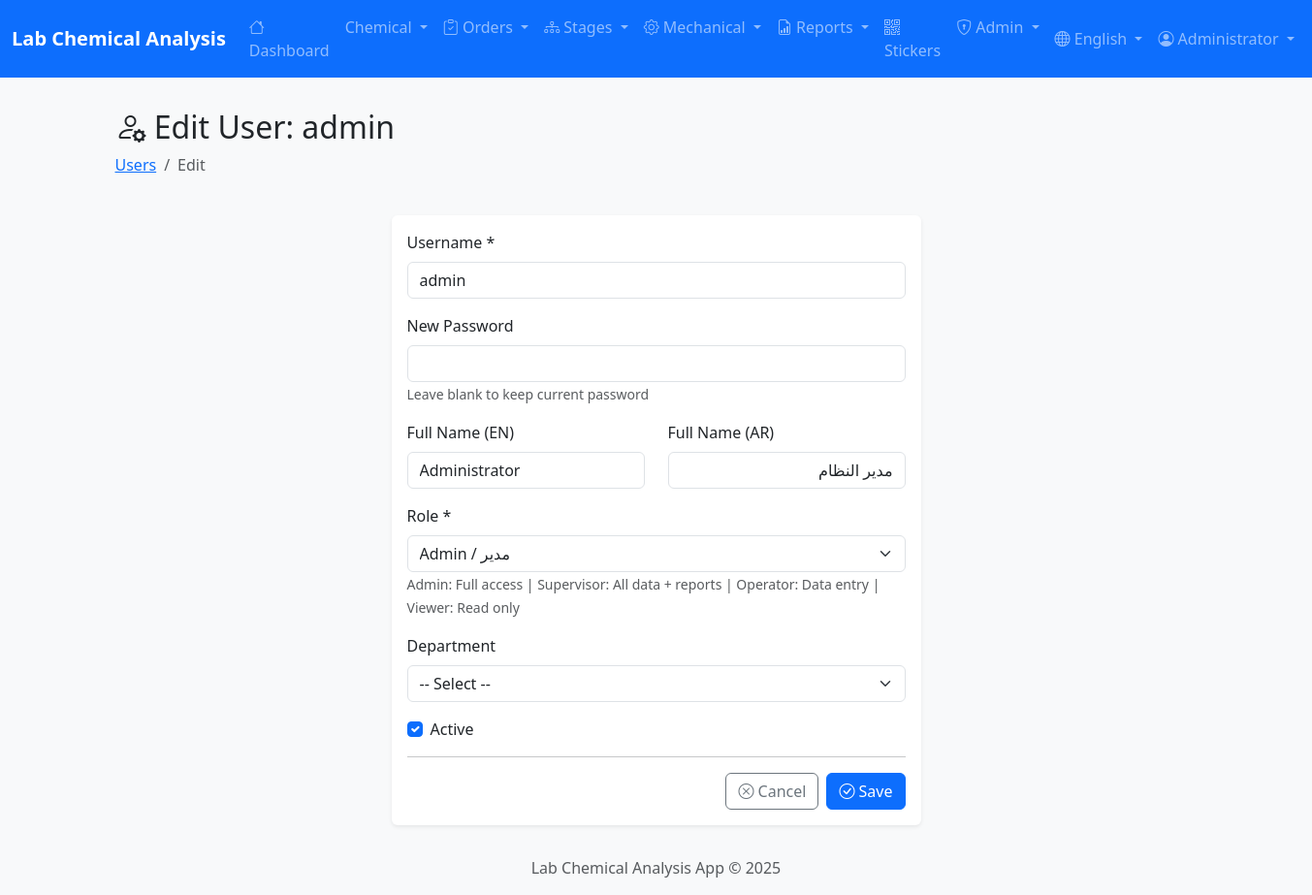
Page /admin/users/1/edit (signed in) on the committed database.
### app/models/user.py (models this page shows, shortened)
class User(UserMixin, db.Model):
    __tablename__ = 'users'
    id = db.Column(db.Integer, primary_key=True)
    username = db.Column(db.String(50), unique=True, nullable=False, index=True)
    password_hash = db.Column(db.String(255), nullable=False)
    full_name = db.Column(db.String(100))
    full_name_ar = db.Column(db.String(100))  # Arabic name
    email = db.Column(db.String(120), unique=True)
    role = db.Column(db.String(20), nullable=False, default='viewer')
    department = db.Column(db.String(50))  # Lab, Production, QC
    is_active = db.Column(db.Boolean, default=True)
    last_login = db.Column(db.DateTime)
    created_at = db.Column(db.DateTime, default=datetime.utcnow)
    updated_at = db.Column(db.DateTime, default=datetime.utcnow, onupdate=datetime.utcnow)
    ROLE_ADMIN = 'admin'
    ROLE_SUPERVISOR = 'supervisor'
    ROLE_OPERATOR = 'operator'
    ROLE_VIEWER = 'viewer'
    ROLES = [ROLE_ADMIN, ROLE_SUPERVISOR, ROLE_OPERATOR, ROLE_VIEWER]
    DEPT_LAB = 'Lab'
    DEPT_PRODUCTION = 'Production'
    DEPT_QC = 'QC'
    DEPT_ADMIN = 'Admin'
    DEPARTMENTS = [DEPT_LAB, DEPT_PRODUCTION, DEPT_QC, DEPT_ADMIN]
    @property
    def is_admin(self):
        return self.role == self.ROLE_ADMIN

### app/routes/admin.py (the view, shortened to what this page needs)
@admin_bp.route('/users/<int:user_id>/edit', methods=['GET', 'POST'])
@login_required
@admin_required
def edit_user(user_id):
    user = User.query.get_or_404(user_id)
    return render_template('admin/user_form.html',
                          user=user,
                          roles=get_roles())

### app/__init__.py (called while the page is built)
def get_locale():
    locale = request.cookies.get('locale')
    if locale in ['ar', 'en']:
        return locale
    return request.accept_languages.best_match(['ar', 'en']) or 'en'

### app/routes/admin.py (called while the page is built)
def admin_required(f):
    @wraps(f)
    def decorated_function(*args, **kwargs):
        if not current_user.is_authenticated or not current_user.is_admin:
            flash('Access denied. Admin privileges required.', 'error')
            return redirect(url_for('main.index'))
        return f(*args, **kwargs)
    return decorated_function

def get_roles():
    return [
        {'value': User.ROLE_ADMIN, 'label': 'Admin', 'label_ar': 'مدير'},
        {'value': User.ROLE_SUPERVISOR, 'label': 'Supervisor', 'label_ar': 'مشرف'},
        {'value': User.ROLE_OPERATOR, 'label': 'Operator', 'label_ar': 'مشغل'},
        {'value': User.ROLE_VIEWER, 'label': 'Viewer', 'label_ar': 'مشاهد'},
    ]

### app/templates/admin/user_form.html (shortened to what this page needs)
{% extends 'base.html' %}
{% block content %}
<div class="container">
    <div class="row mb-4">
        <div class="col">
            <h2>
                <i class="bi bi-person-{{ 'gear' if user else 'plus' }}"></i>
                {% if user %}
                {{ 'تعديل المستخدم' if session.get('lang') == 'ar' else 'Edit User' }}: {{ user.username }}
                {% else %}
                {{ 'إضافة مستخدم جديد' if session.get('lang') == 'ar' else 'Create New User' }}
                {% endif %}
            </h2>
            <nav aria-label="breadcrumb">
                <ol class="breadcrumb">
                    <li class="breadcrumb-item"><a href="{{ url_for('admin.users') }}">Users</a></li>
                    <li class="breadcrumb-item active">{{ 'Edit' if user else 'Create' }}</li>
                </ol>
            </nav>
        </div>
    </div>
    <div class="row justify-content-center">
        <div class="col-lg-6">
            <div class="card border-0 shadow-sm">
                <div class="card-body">
                    <form method="POST">
                        <div class="mb-3">
                            <label class="form-label">{{ 'اسم المستخدم' if session.get('lang') == 'ar' else 'Username' }} *</label>
                            <input type="text" name="username" class="form-control" required
                                   value="{{ user.username if user else '' }}"
                                   {{ 'readonly' if user }}>
                        </div>
                        {% if not user %}
                        <div class="mb-3">
                            <label class="form-label">{{ 'كلمة المرور' if session.get('lang') == 'ar' else 'Password' }} *</label>
                            <input type="password" name="password" class="form-control" required minlength="6">
                            <small class="text-muted">Minimum 6 characters</small>
                        </div>
                        {% else %}
                        <div class="mb-3">
                            <label class="form-label">{{ 'كلمة مرور جديدة' if session.get('lang') == 'ar' else 'New Password' }}</label>
                            <input type="password" name="new_password" class="form-control" minlength="6">
                            <small class="text-muted">Leave blank to keep current password</small>
                        </div>
                        {% endif %}
                        <div class="row">
                            <div class="col-md-6">
                                <div class="mb-3">
                                    <label class="form-label">{{ 'الاسم الكامل (EN)' if session.get('lang') == 'ar' else 'Full Name (EN)' }}</label>
                                    <input type="text" name="full_name" class="form-control"
                                           value="{{ user.full_name if user else '' }}">
                                </div>
                            </div>
                            <div class="col-md-6">
                                <div class="mb-3">
                                    <label class="form-label">{{ 'الاسم الكامل (AR)' if session.get('lang') == 'ar' else 'Full Name (AR)' }}</label>
                                    <input type="text" name="full_name_ar" class="form-control" dir="rtl"
                                           value="{{ user.full_name_ar if user else '' }}">
                                </div>
                            </div>
                        </div>
                        <div class="mb-3">
                            <label class="form-label">{{ 'الدور' if session.get('lang') == 'ar' else 'Role' }} *</label>
                            <select name="role" class="form-select" required>
                                {% for role in roles %}
                                <option value="{{ role.value }}"
                                    {{ 'selected' if user and user.role == role.value }}>
                                    {{ role.label }} / {{ role.label_ar }}
                                </option>
                                {% endfor %}
                            </select>
                            <small class="text-muted">
                                Admin: Full access | Supervisor: All data + reports | Operator: Data entry | Viewer: Read only
                            </small>
                        </div>
                        <div class="mb-3">
                            <label class="form-label">{{ 'القسم' if session.get('lang') == 'ar' else 'Department' }}</label>
                            <select name="department" class="form-select">
                                <option value="">-- {{ 'اختر' if session.get('lang') == 'ar' else 'Select' }} --</option>
                            </select>
                        </div>
                        {% if user %}
                        <div class="form-check mb-3">
                            <input type="checkbox" name="is_active" class="form-check-input" id="isActive"
                                {{ 'checked' if user.is_active }}>
                            <label class="form-check-label" for="isActive">
                                {{ 'نشط' if session.get('lang') == 'ar' else 'Active' }}
                            </label>
                        </div>
                        {% endif %}
                        <hr>
                        <div class="d-flex gap-2 justify-content-end">
                            <a href="{{ url_for('admin.users') }}" class="btn btn-outline-secondary">
                                <i class="bi bi-x-circle"></i>
                                {{ 'إلغاء' if session.get('lang') == 'ar' else 'Cancel' }}
                            </a>
                            <button type="submit" class="btn btn-primary">
                                <i class="bi bi-check-circle"></i>
                                {{ 'حفظ' if session.get('lang') == 'ar' else 'Save' }}
                            </button>
                        </div>
                    </form>
                </div>
            </div>
        </div>
    </div>
</div>
{% endblock %}

### app/templates/base.html (shortened to what this page needs)
<!DOCTYPE html>
<html lang="{{ current_locale }}" dir="{{ 'rtl' if current_locale == 'ar' else 'ltr' }}">
<head>
    {% if current_locale == 'ar' %}
    <link href="https://cdn.jsdelivr.net/npm/bootstrap@5.3.2/dist/css/bootstrap.rtl.min.css" rel="stylesheet">
    {% else %}
    <link href="https://cdn.jsdelivr.net/npm/bootstrap@5.3.2/dist/css/bootstrap.min.css" rel="stylesheet">
    {% endif %}
    <link rel="stylesheet" href="https://cdn.jsdelivr.net/npm/bootstrap-icons@1.11.2/font/bootstrap-icons.min.css">
    <link rel="stylesheet" href="{{ url_for('static', filename='css/style.css') }}">
</head>
<body>
    <nav class="navbar navbar-expand-lg navbar-dark bg-primary sticky-top">
        <div class="container-fluid">
            <a class="navbar-brand" href="{{ url_for('main.index') }}">
                {% if current_locale == 'ar' %}
                مختبر التحليل الكيميائي
                {% else %}
                Lab Chemical Analysis
                {% endif %}
            </a>
            <div class="collapse navbar-collapse" id="navbarNav">
                {% if current_user.is_authenticated %}
                <ul class="navbar-nav me-auto">
                    <li class="nav-item">
                        <a class="nav-link" href="{{ url_for('main.index') }}">
                            <i class="bi bi-house"></i>
                            {{ 'الرئيسية' if current_locale == 'ar' else 'Dashboard' }}
                        </a>
                    </li>
                    <li class="nav-item dropdown">
                        <a class="nav-link dropdown-toggle" href="#" data-bs-toggle="dropdown">
                            {{ 'التحليل الكيميائي' if current_locale == 'ar' else 'Chemical' }}
                        </a>
                    </li>
                    <li class="nav-item dropdown">
                        <a class="nav-link dropdown-toggle" href="#" data-bs-toggle="dropdown">
                            <i class="bi bi-clipboard-check"></i>
                            {{ 'أوامر الإنتاج' if current_locale == 'ar' else 'Orders' }}
                        </a>
                    </li>
                    <li class="nav-item dropdown">
                        <a class="nav-link dropdown-toggle" href="#" data-bs-toggle="dropdown">
                            <i class="bi bi-diagram-3"></i>
                            {{ 'مراحل الإنتاج' if current_locale == 'ar' else 'Stages' }}
                        </a>
                    </li>
                    <li class="nav-item dropdown">
                        <a class="nav-link dropdown-toggle" href="#" data-bs-toggle="dropdown">
                            <i class="bi bi-gear"></i>
                            {{ 'الاختبارات الميكانيكية' if current_locale == 'ar' else 'Mechanical' }}
                        </a>
                    </li>
                    <li class="nav-item dropdown">
                        <a class="nav-link dropdown-toggle" href="#" data-bs-toggle="dropdown">
                            <i class="bi bi-file-earmark-bar-graph"></i>
                            {{ 'التقارير' if current_locale == 'ar' else 'Reports' }}
                        </a>
                    </li>
                    <li class="nav-item">
                        <a class="nav-link" href="{{ url_for('stickers.index') }}">
                            <i class="bi bi-qr-code"></i>
                            {{ 'الملصقات' if current_locale == 'ar' else 'Stickers' }}
                        </a>
                    </li>
                    {% if current_user.is_admin %}
                    <li class="nav-item dropdown">
                        <a class="nav-link dropdown-toggle" href="#" data-bs-toggle="dropdown">
                            <i class="bi bi-shield-lock"></i>
                            {{ 'الإدارة' if current_locale == 'ar' else 'Admin' }}
                        </a>
                    </li>
                    {% endif %}
                </ul>
                <ul class="navbar-nav">
                    <li class="nav-item dropdown">
                        <a class="nav-link dropdown-toggle" href="#" data-bs-toggle="dropdown">
                            <i class="bi bi-globe"></i>
                            {{ 'العربية' if current_locale == 'ar' else 'English' }}
                        </a>
                    </li>
                    <li class="nav-item dropdown">
                        <a class="nav-link dropdown-toggle" href="#" data-bs-toggle="dropdown">
                            <i class="bi bi-person-circle"></i>
                            {{ current_user.full_name or current_user.username }}
                        </a>
                    </li>
                </ul>
                {% endif %}
            </div>
        </div>
    </nav>
    <main class="container-fluid py-3">
        {% block content %}{% endblock %}
    </main>
    <footer class="footer mt-auto py-3 bg-light">
        <div class="container text-center">
            <span class="text-muted">
                {{ 'مختبر التحليل الكيميائي' if current_locale == 'ar' else 'Lab Chemical Analysis App' }}
                &copy; 2025
            </span>
        </div>
    </footer>
</body>
</html>

### app/static/css/style.css (style rules this page uses)
body { background-color: #f8f9fa; min-height: 100vh; display: flex; flex-direction: column; }
main { flex: 1; }
.card { transition: box-shadow 0.2s ease-in-out; }
.navbar-brand { font-weight: 600; }
footer { margin-top: auto; }

### rows in the picture
User: full_name "Administrator", username "admin", full_name_ar "مدير النظام"

### other values in the picture
{{ 'الرئيسية' if current_locale == 'ar' else 'Dashboard' }} "Dashboard"
{{ 'التحليل الكيميائي' if current_locale == 'ar' else 'Chemical' }} "Chemical"
{{ 'أوامر الإنتاج' if current_locale == 'ar' else 'Orders' }} "Orders"
{{ 'مراحل الإنتاج' if current_locale == 'ar' else 'Stages' }} "Stages"
{{ 'الاختبارات الميكانيكية' if current_locale == 'ar' else 'Mechanical' }} "Mechanical"
{{ 'التقارير' if current_locale == 'ar' else 'Reports' }} "Reports"
{{ 'الملصقات' if current_locale == 'ar' else 'Stickers' }} "Stickers"
{{ 'الإدارة' if current_locale == 'ar' else 'Admin' }} "Admin"
{{ 'العربية' if current_locale == 'ar' else 'English' }} "English"
{{ 'تعديل المستخدم' if session.get('lang') == 'ar' else 'Edit User' }} "Edit User"
{{ 'Edit' if user else 'Create' }} "Edit"
{{ 'اسم المستخدم' if session.get('lang') == 'ar' else 'Username' }} "Username"
{{ 'كلمة مرور جديدة' if session.get('lang') == 'ar' else 'New Password' }} "New Password"
{{ 'الدور' if session.get('lang') == 'ar' else 'Role' }} "Role"
{{ 'القسم' if session.get('lang') == 'ar' else 'Department' }} "Department"
